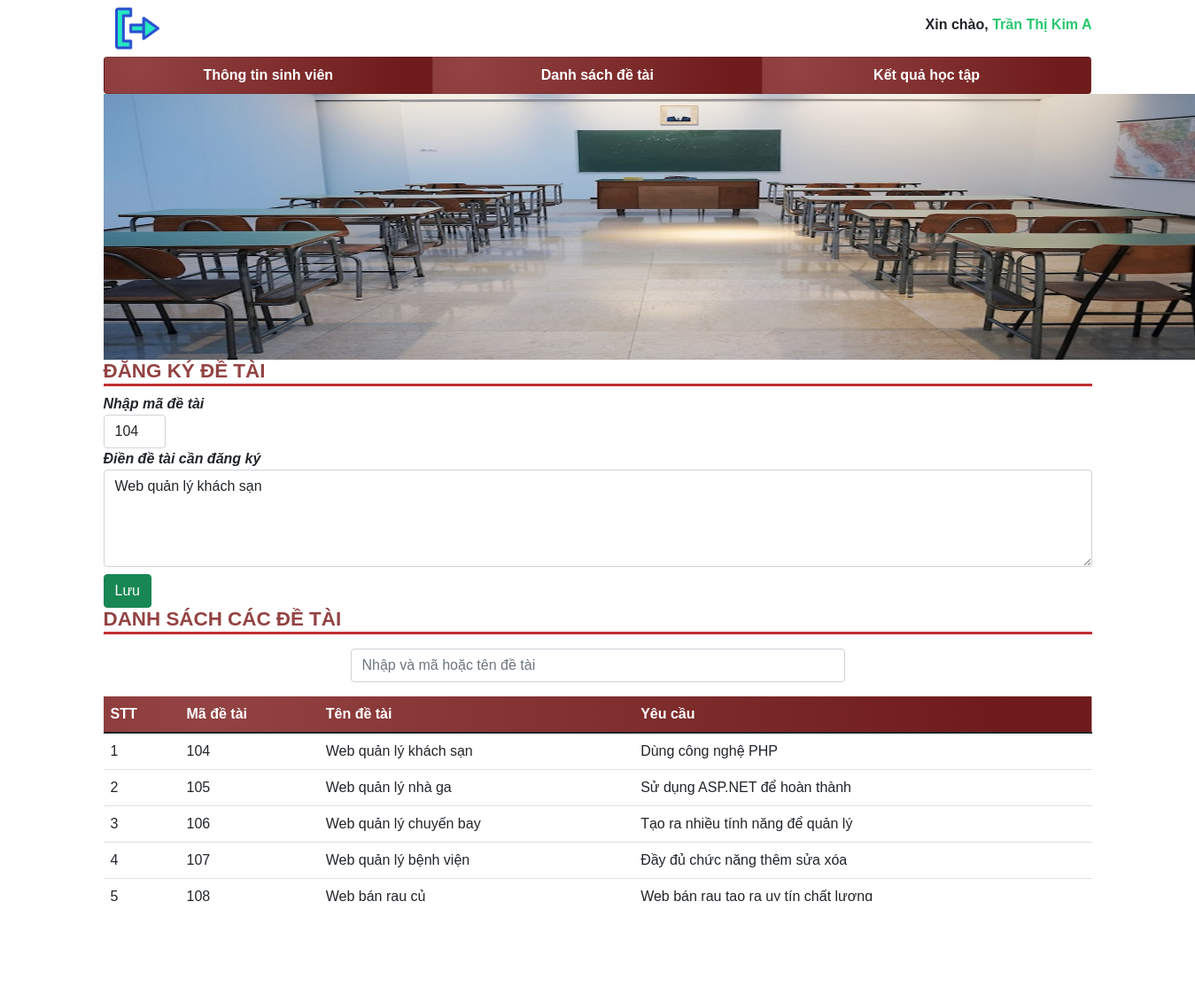
The app's page /luanvan/sinhvien/detai.php (signed in) with its own data.
### tables this page shows
CREATE TABLE `sinhvien` (
  `id` int(10) NOT NULL,
  `mssv` varchar(10) NOT NULL,
  `matkhau` varchar(50) NOT NULL,
  `hoten` varchar(50) NOT NULL,
  `ngaysinh` date NOT NULL,
  `quequan` varchar(50) NOT NULL,
  `gioitinh` varchar(7) NOT NULL,
  `sodienthoai` varchar(12) NOT NULL,
  `email` varchar(50) NOT NULL,
  `nganh` varchar(20) NOT NULL,
  `kiemtra` int(2) NOT NULL,
  `id_lop` int(10) NOT NULL
);

CREATE TABLE `dangkydetai` (
  `id` int(10) NOT NULL,
  `idsv` int(10) NOT NULL,
  `iddetai` int(10) NOT NULL,
  `trangthai` int(2) NOT NULL,
  `phanhoi` varchar(50) NOT NULL
);

CREATE TABLE `detai` (
  `id` int(10) NOT NULL,
  `madetai` varchar(50) NOT NULL,
  `tendetai` varchar(50) NOT NULL,
  `noidung` varchar(50) NOT NULL
);

### luanvan/sinhvien/detai.php (the view, shortened to what this page needs)
<?php
    require_once 'include/header.php';
?>
        <section class="detai">
            <h4>ĐĂNG KÝ ĐỀ TÀI</h4>
            <div>
                <form action="">
                    <?php
                        $sql = "SELECT * FROM `dangkydetai`,detai,sinhvien where detai.id = dangkydetai.iddetai and sinhvien.id = dangkydetai.idsv and sinhvien.id=$idsv";
                        $res = mysqli_query($conn,$sql);
                        $rows = mysqli_fetch_assoc($res);
                    ?>
                    <label for="dangkydetai" style="font-weight:bold"><i>Nhập mã đề tài</i></label>
                    <input value="<?php  if(isset($rows['madetai']) ){echo $rows['madetai'];} ?>" type="text" <?php if(isset($rows['kiemtra']) && $rows['kiemtra'] == 1){echo "disabled";} ?> class="form-control" id="madetai" style="width:70px">
                    <label for="dangkydetai" style="font-weight:bold"><i>Điền đề tài cần đăng ký</i></label>
                    <textarea <?php if(isset($rows['kiemtra']) && $rows['kiemtra'] == 1){echo "disabled";} ?> class="form-control" id="tendetai" placeholder="Ghi rõ mã và tên đề tài"  rows="4"><?php  if(isset($rows['tendetai']) ){echo $rows['tendetai'];} ?></textarea>
                    <button <?php if(isset($rows['kiemtra']) && $rows['kiemtra'] == 1){echo "disabled";} ?>  class="btn btn-success mt-2" id="luudetai">Lưu</button>
                </form>
            </div>
            <h4>DANH SÁCH CÁC ĐỀ TÀI</h4>
            <div class="mt-3 mb-3">
                <input type="text" id="tim_kiem_de_tai" class="form-control" style="width:50%;margin:0 auto" placeholder="Nhập và mã hoặc tên đề tài">
            </div>
            <table class="table">
                <thead >
                    <th>STT</th>
                    <th>Mã đề tài</th>
                    <th>Tên đề tài</th>
                    <th>Yêu cầu</th>
                </thead>
                <tbody id="detai">
                    <?php
                        $trang = 1;
                        $from = ($trang-1)*$sotin1trang;
                        $sql = "SELECT * FROM detai order by madetai asc limit $from,$sotin1trang";
                        $res = mysqli_query($conn,$sql);
                        if($res == true){
                            $i=0;
                            while($rows = mysqli_fetch_assoc($res)){
                                $i++;
                    ?>
                    <tr>
                        <td><?php echo $i; ?></td>
                        <td><?php echo $rows['madetai']; ?></td>
                        <td><?php echo $rows['tendetai']; ?></td>
                        <td><?php echo $rows['noidung']; ?></td>
                    </tr>
                    <?php
                            }
                        }
                    ?>
                </tbody>
            </table>
            <div id="phantrang" style="text-align:right">
                <?php
                    $sql = "SELECT * FROM detai order by madetai asc";
                    $res = mysqli_query($conn,$sql);
                    $tongsotin = mysqli_num_rows($res);
                    $sotrang = ceil($tongsotin/$sotin1trang);
                    for($i=1;$i<=$sotrang;$i++){
                ?>
                <a href="detai.php?trang=<?php echo $i; ?>" style="margin-right:1%"><?php echo $i; ?></a>
                <?php
                    }
                ?>
            </div>
        </section>
    </div>
</body>
</html>

### luanvan/sinhvien/include/header.php (shortened to what this page needs)
<?php
    require_once '../config/config.php';
    $idsv = $_SESSION['idsv'];
    $sotin1trang = 6;
?>
<!DOCTYPE html>
<html lang="en">
<head>
    <link href="https://cdn.jsdelivr.net/npm/bootstrap@5.1.3/dist/css/bootstrap.min.css" rel="stylesheet">
    <link rel="stylesheet" href="/luanvan/css/sinhvien.css">
</head>
<body>
    <div class="container">
        <section class="header">
            <p><a class="btn " href="../dangxuat.php">
                <img src="/luanvan/images/2.png" alt="" width="50px">
            </a></p>
            <p class="ten pt-3">
                 Xin chào,
                 <span style="color:radial-gradient(circle farthest-corner at center, rgba(0, 159, 255, 1) 10%, rgba(0, 133, 226, 1) 20%, rgba(0, 108, 198, 1) 30%, rgba(0, 84, 170, 1) 40%, rgba(0, 62, 143, 1) 50%, rgba(0, 41, 117, 1) 60%, rgba(0, 21, 91, 1) 70%, rgba(0, 7, 67, 1) 80%, rgba(0, 3, 44, 1) 90%, rgba(0, 1, 22, 1) 100%)">
                 <?php $sql = "SELECT * FROM sinhvien where id = '$idsv'";
                    $res = mysqli_query($conn,$sql);
                    if($res == true){
                        while($rows = mysqli_fetch_assoc($res)){
                            echo $rows['hoten'];
                        }} ?>
                 </span>
            </p>
            <ul class="list-group list-group-horizontal">
                <li class="list-group-item list-group-item-action list-group-item-light text-center"><a href="/luanvan/sinhvien/index.php">Thông tin sinh viên</a></li>
                <li class="list-group-item list-group-item-action list-group-item-light text-center"><a href="/luanvan/sinhvien/detai.php">Danh sách đề tài</a></li>
                <li  class="list-group-item list-group-item-action list-group-item-light text-center"><a  href="/luanvan/sinhvien/ketqua.php">Kết quả học tập</a></li>
            </ul>
            <div style="text-align:center;">
                <img src="/luanvan/images/photo-1580582932707-520aed937b7b.jfif" alt="logo" width="1296.52px" height="300px">
            </div>
        </section>

### luanvan/css/sinhvien.css (style rules this page uses)
* { font-family: Arial, Helvetica, sans-serif; }
.container { background-color:white; }
body { background-image: url('/luanvan/images/27622.png'); background-size: cover; }
a { text-decoration:none; }
h4 { color: rgba(147,67,67,1); font-weight:bold; font-size:1.4rem; border-bottom:3px inset rgba(111,27,27,1); }
.header ul li { background-image:radial-gradient( circle farthest-corner at 10% 20%, rgba(147,67,67,1) 0%, rgba(111,27,27,1) 90% ); font-weight:bold; }
.header ul li a { color: #fff !important; cursor:pointer; }
.header p { display: inline; }
.header .ten { float:right;font-weight:bold; }
.header .ten span { color: #28C76F; cursor: pointer; }
thead { background-image:radial-gradient( circle farthest-corner at 10% 20%, rgba(147,67,67,1) 0%, rgba(111,27,27,1) 90% ); color: #fff; }

### records on screen
sinhvien: hoten "Trần Thị Kim A", kiemtra.tendetai "Web quản lý khách sạn"
dangkydetai: iddetai.madetai "104"
detai: madetai "104", tendetai "Web quản lý khách sạn", noidung "Dùng công nghệ PHP"
detai: madetai "105", tendetai "Web quản lý nhà ga", noidung "Sử dụng ASP.NET để hoàn thành"
detai: madetai "106", tendetai "Web quản lý chuyến bay", noidung "Tạo ra nhiều tính năng để quản lý"
detai: madetai "107", tendetai "Web quản lý bệnh viện", noidung "Đầy đủ chức năng thêm sửa xóa"
detai: madetai "108", tendetai "Web bán rau củ", noidung "Web bán rau tạo ra uy tín chất lượng"
